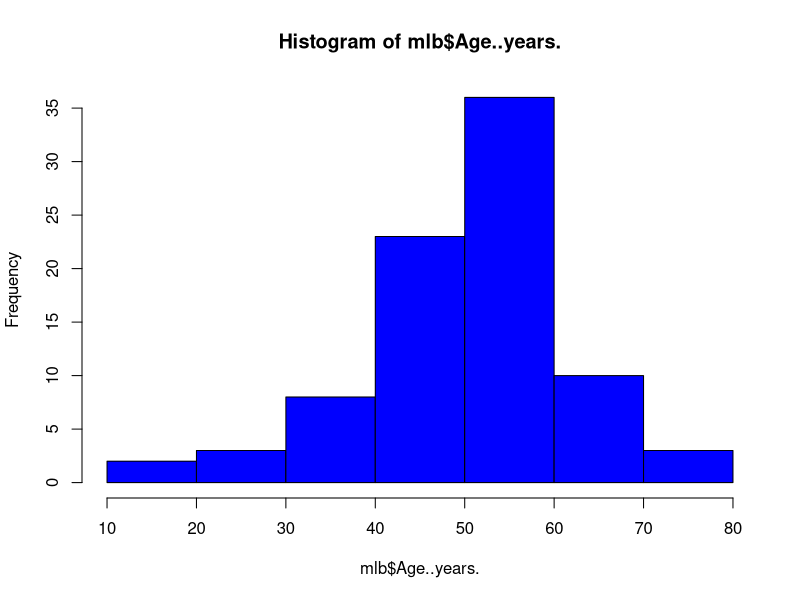
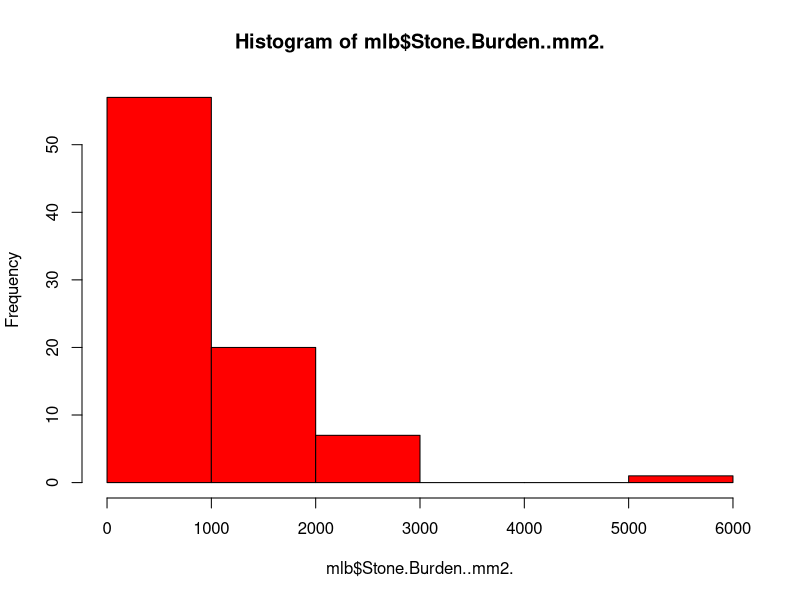
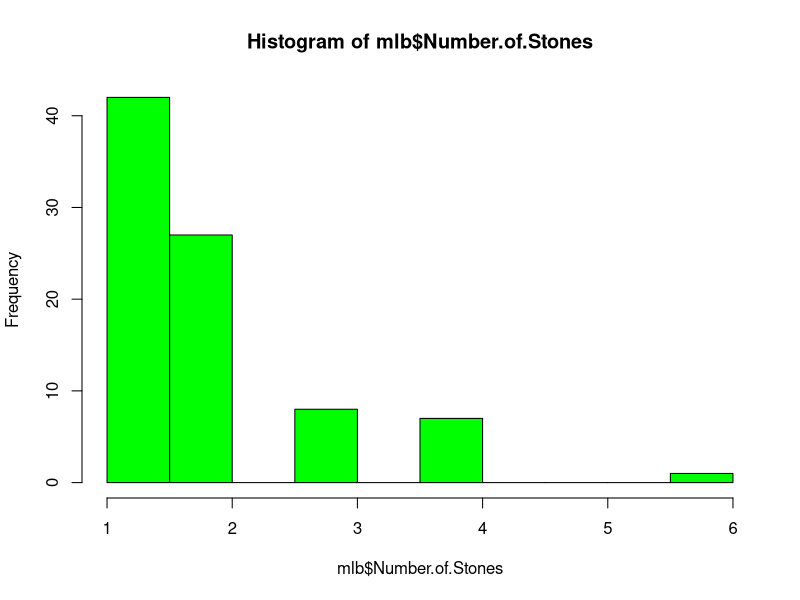
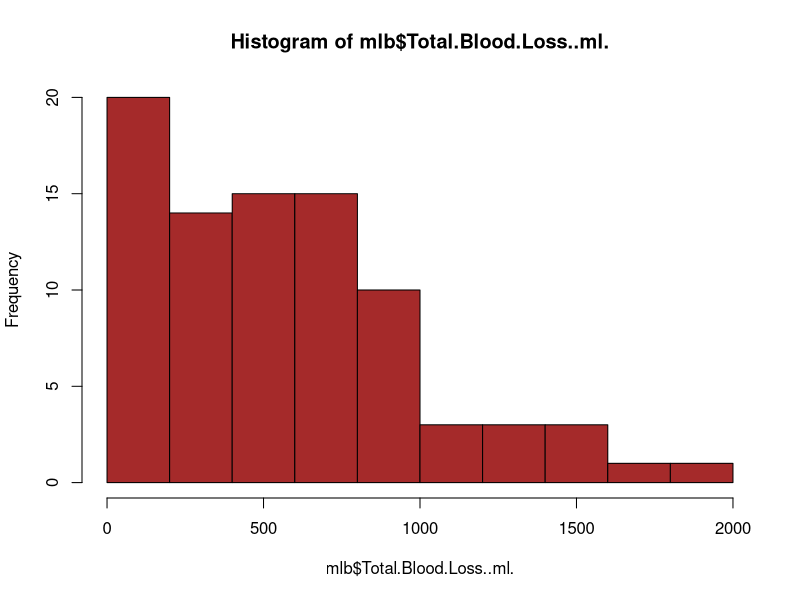
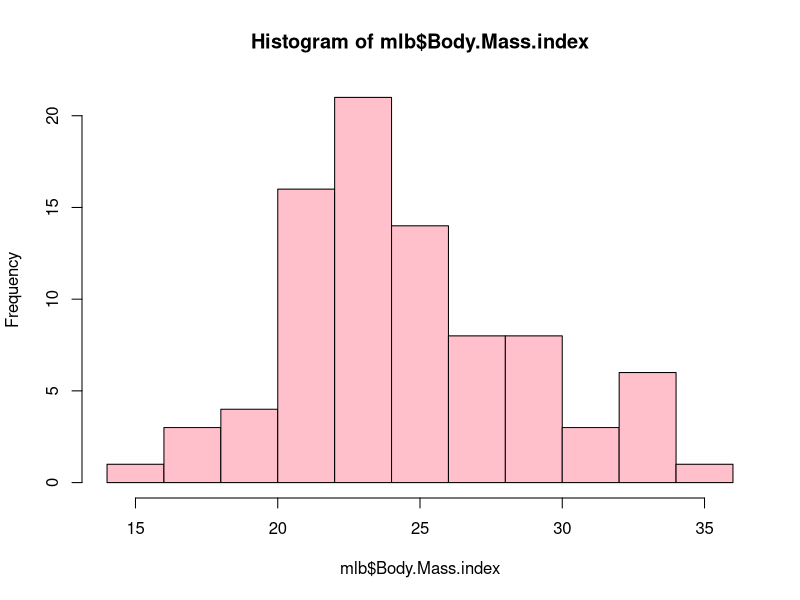
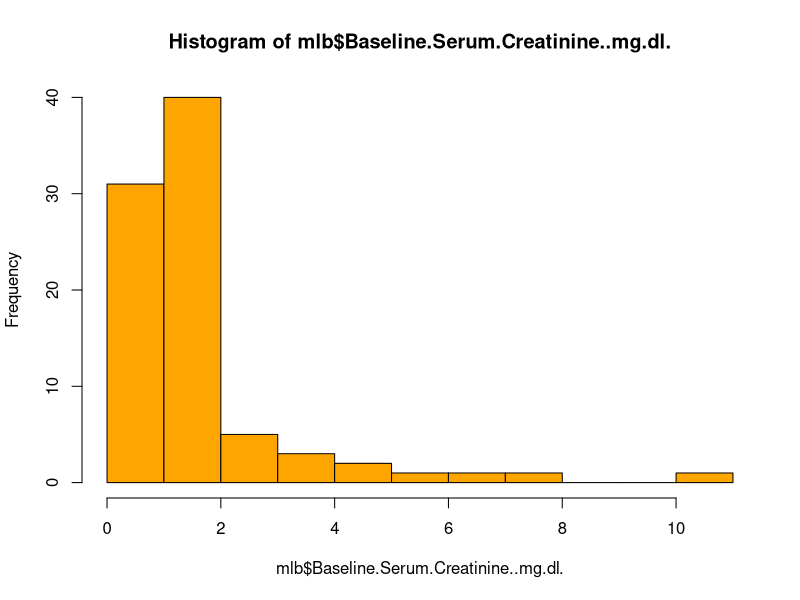
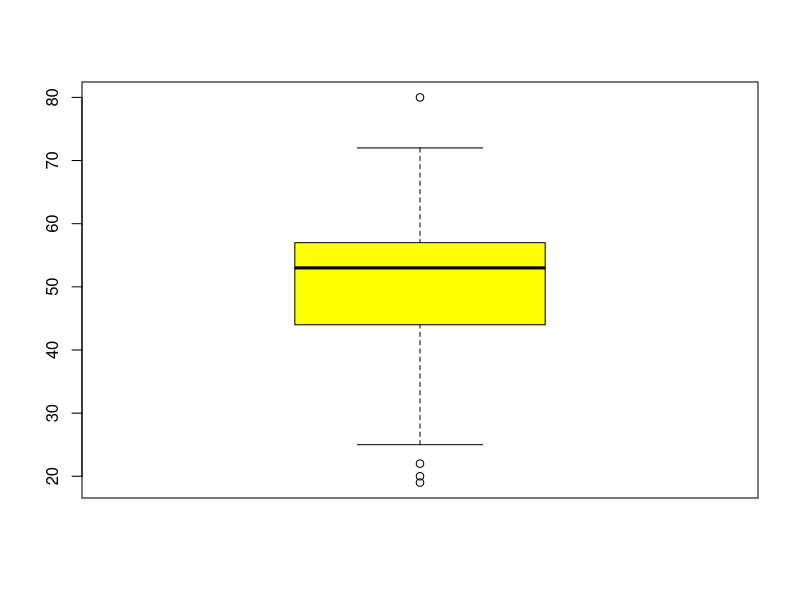
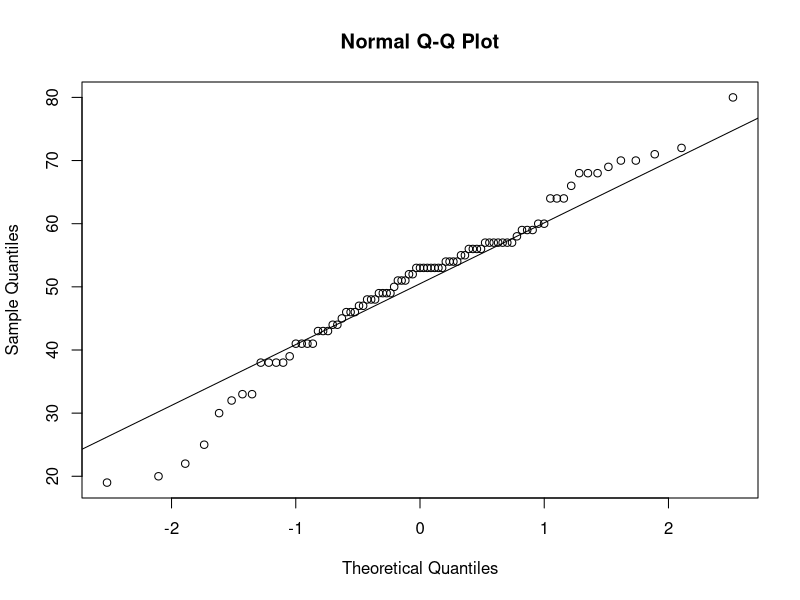

The R script that drew these images, in order:
## ---- chunk 1
knitr::opts_chunk$set(echo = TRUE)
## ---- chunk 2
#Let's load in our data and create a dataframe and take a look
getwd()
mlb <- data.frame(read.csv("Blood_transfusion.csv", header = TRUE))

str(mlb)
head(mlb)
getwd()
## ---- chunk 3


#Start with individual variables ofAge , stone burden and number of stones total blood loss stone burden.
head(mlb$Age..years.)
hist(mlb$Age..years., col = ('blue'))
hist(mlb$Stone.Burden..mm2. ,col=('red'))
hist(mlb$Number.of.Stones , col =('green'))
hist(mlb$Total.Blood.Loss..ml., col = ('brown'))
hist(mlb$Body.Mass.index, col= ('pink'))
hist(mlb$Baseline.Serum.Creatinine..mg.dl.,col = ('orange'))
shapiro.test(mlb$Age..years.) # test for normality
shapiro.test(mlb$Stone.Burden..mm2.)
shapiro.test(mlb$Number.of.Stones)
shapiro.test(mlb$Total.Blood.Loss..ml.)
shapiro.test(mlb$Body.Mass.index)
shapiro.test(mlb$Baseline.Serum.Creatinine..mg.dl.)
boxplot(mlb$Age..years., col = c('yellow'))
qqnorm(mlb$Age..years.) 
qqline(mlb$Age..years.)
boxplot(mlb$Stone.Burden..mm2., col = c('green'))
qqnorm(mlb$Stone.Burden..mm2.) 
qqline(mlb$Stone.Burden..mm2.)

boxplot(mlb$Number.of.Stones , col = c('violet'))
qqnorm(mlb$Number.of.Stones)
qqline(mlb$Number.of.Stones)

boxplot(mlb$Total.Blood.Loss..ml. , col = c('purple'))
qqnorm(mlb$Total.Blood.Loss..ml.)
qqline(mlb$Total.Blood.Loss..ml.)

boxplot(mlb$Body.Mass.index, col = c('orange'))
qqnorm(mlb$Body.Mass.index)
qqline(mlb$Body.Mass.index)

boxplot(mlb$Baseline.Serum.Creatinine..mg.dl., col=c('red'))
qqnorm(mlb$Baseline.Serum.Creatinine..mg.dl.)
qqline(mlb$Baseline.Serum.Creatinine..mg.dl.)

mean.bloodunit <- mean(mlb$Amount.of.Blood.Unit.Cross.matched..ml.)
sd.bloodunit <- sd(mlb$Amount.of.Blood.Unit.Cross.matched..ml.)
mean.bloodunit
sd.bloodunit

sd.stone <- sd(mlb$Stone.Burden..mm2.)
mean.stone <- mean(mlb$Stone.Burden..mm2.)
sd.age <- sd(mlb$Age..years., na.rm = TRUE)
mean.age <- mean(mlb$Age..years., na.rm = TRUE)
mean.hematocrit <- mean(mlb$Baseline.Hematocrit....)
sd.hematocrit <- sd(mlb$Baseline.Hematocrit....)
mean.bloodloss <- mean(mlb$Total.Blood.Loss..ml.)
sd.bloodloss <- sd(mlb$Total.Blood.Loss..ml.)
mean.bmi <- mean(mlb$Body.Mass.index)
sd.bmi <- sd(mlb$Body.Mass.index)
mean.baseserum <- mean(mlb$Baseline.Serum.Creatinine..mg.dl.)
sd.baseserum <- sd(mlb$Baseline.Serum.Creatinine..mg.dl.)
mean.hemoglobin <- mean(mlb$Baseline.Hemoglobin..g.dl.)
sd.hemoglobin <- sd(mlb$Baseline.Hemoglobin..g.dl.)
median(mlb$Total.Blood.Loss..ml.)

mean.stone
sd.stone
mean.age
sd.age
mean.hematocrit
sd.hematocrit
mean.bmi
sd.bmi
mean.baseserum
sd.baseserum
mean.hemoglobin
sd.hemoglobin
summary(mlb$Sex)

## ---- chunk 4
t.test(mlb$Stone.Burden..mm2.)
t.test(mlb$Body.Mass.index)
t.test(mlb$Age..years.)
t.test(mlb$Baseline.Hematocrit....)
t.test(mlb$Total.Blood.Loss..ml.)
t.test(mlb$Baseline.Serum.Creatinine..mg.dl.)
t.test(mlb$Total.Blood.Loss..ml.)
t.test(mlb$Amount.of.Blood.Unit.Cross.matched..ml.)

str(mlb$Stone.Burden..mm2.)
## ---- chunk 5
z= (mlb$Stone.Burden..mm2. -  mean.stone)/sd.stone
z1 = z
100*mean(z1)



## ---- chunk 6
print("STONEBURDEN z score")
qnorm(.975)

n <- length(mlb$Stone.Burden..mm2.)
n
std.error <- qnorm(.975)*sd.stone/sqrt(n)
std.error
lower.limit <- mean.stone-std.error
upper.limit <- mean.stone+std.error
lower.limit
upper.limit

print("Blood loss z score")

qnorm(.975)

n <- length(mlb$Total.Blood.Loss..ml.)
n
std.error <- qnorm(.99)*sd.stone/sqrt(n)
std.error
lower.limit <- mean.bloodloss-std.error
upper.limit <- mean.bloodloss+std.error
lower.limit
upper.limit

print("Baseline serum creatinine zscore")
qnorm(.975)

n <- length(mlb$Baseline.Serum.Creatinine..mg.dl.)
n
std.error <- qnorm(.975)*sd.baseserum/sqrt(n)
std.error
lower.limit <- mean.baseserum-std.error
upper.limit <- mean.baseserum+std.error
lower.limit
upper.limit

print("Body mass index zscore")
qnorm(.99)

n <- length(mlb$Body.Mass.index)
n
std.error <- qnorm(.99)*sd.bmi/sqrt(n)
std.error
lower.limit <- mean.bmi-std.error
upper.limit <- mean.bmi+std.error
lower.limit
upper.limit

qnorm(.97)
n <- length(mlb$Amount.of.Blood.Unit.Cross.matched..ml.)
n
std.error = qnorm(0.97)*sd.bloodunit/sqrt(n)
std.error
lower.limit <- mean.bloodunit-std.error
upper.limit <- mean.bloodunit+std.error
lower.limit
upper.limit


mean.transfuse <- mean(mlb$Amount.of.Blood.Transfused.peri.operative..ml.)
sd.transfuse <- sd(mlb$Amount.of.Blood.Transfused.peri.operative..ml.)
mean.transfuse
sd.transfuse

qnorm(.97)
n <- length(mlb$Amount.of.Blood.Transfused.peri.operative..ml.)
n
std.error <- qnorm(0.97)*sd.transfuse/sqrt(n)
std.error
lower.limit <- mean.transfuse-std.error
upper.limit <- mean.transfuse+std.error
lower.limit
upper.limit

## ---- chunk 7
library(Hmisc) # this package contains the describe function below
describe(mlb$Stone.Burden..mm2.)
describe(mlb$Baseline.Serum.Creatinine..mg.dl.)

str(mlb$Baseline.Serum.Creatinine..mg.dl.)
str(mlb$Stone.Burden..mm2.)
## ---- chunk 8

pnorm(mean.hematocrit)

# Fits a regression model (y~x) y is dependent variable x is independent
regmodel=lm(mlb$Total.Blood.Loss..ml.~mlb$Stone.Burden..mm2.)
regmodel2=lm(mlb$Stone.Burden..mm2.~mlb$Baseline.Serum.Creatinine..mg.dl.)
regmodel1=lm(mlb$Total.Blood.Loss..ml.~mlb$Baseline.Serum.Creatinine..mg.dl.)
regmodel3=lm(mlb$Amount.of.Blood.Transfused.peri.operative..ml.~mlb$Baseline.Hemoglobin..g.dl.)

#gets fitting from regression model
summary(regmodel)
summary(regmodel1)
summary(regmodel2)  

#Analysis ofvariance from the regression fit

anova(regmodel)
anova(regmodel1)
anova(regmodel2)
anova(regmodel3)
#get four plots, including normal probability plot, of residuals
plot(regmodel )
plot(regmodel1)
plot(regmodel2)
plot(regmodel3)


#plot anova table

plot(anova(regmodel))
plot(anova(regmodel1))
plot(anova(regmodel2))
#store the fitted values in variable named "fits"
#CIs for all parameters

fits= regmodel$fitted
ci = confint(regmodel)
ci
predict.lm(regmodel1, interval="confidence")

fits= regmodel1$fitted
ci = confint(regmodel1)
ci
predict.lm(regmodel1, interval="confidence")

fits= regmodel2$fitted
ci = confint(regmodel2)
ci
predict.lm(regmodel2, interval="confidence")

Reduced=regmodel#fit reduced model
Full=lm(mlb$Total.Blood.Loss..ml.~0+as.factor(mlb$Stone.Burden..mm2.)) #fit full model
anova(Reduced, Full) #get lack-of-fit test
plot(anova(Reduced, Full))

## ---- chunk 9
par()


library(ggplot2)

plot(mlb$Stone.Burden..mm2. ~ mlb$Total.Blood.Loss..ml., mtcars )

#select the colors that will be used
library(RColorBrewer)
#all palette available from RColorBrewer
display.brewer.all()
#we will select the first 4 colors in the Set1 palette
cols<-brewer.pal(n=4,name="Set1")
#cols contain the names of four different colors
#create a color vector corresponding to levels in the T1 variable in dat
X <- mlb$Stone.Burden..mm2.
Y <- mlb$Total.Blood.Loss..ml.
#plot
plot(mlb$Total.Blood.Loss..ml.~mlb$Stone.Burden..mm2. , col=cols,pch=2)
plot(mlb$Stone.Burden..mm2.~mlb$Baseline.Serum.Creatinine..mg.dl. , col=cols ,pch=2)


## ---- chunk 10


## ---- chunk 11
table(mlb$Sex)

FemalePercentage =(39/85) *100 
MalePercentage = (46/85)*100

FemalePercentage
MalePercentage

table(mlb$Post.operative.transfusion)
post_op_done = (8/85) * 100
post_op_notdone =(77/85) * 100
table(mlb$Intra.operative.transfusion)
intra_op_done =(5/85) * 100
intra_op_notdone =(80/85) * 100
post_op_done
intra_op_done


print(paste("percentage intraoperative fusion done" , intra_op_done))

print(paste("percentange postperative fusion done" , post_op_done))
